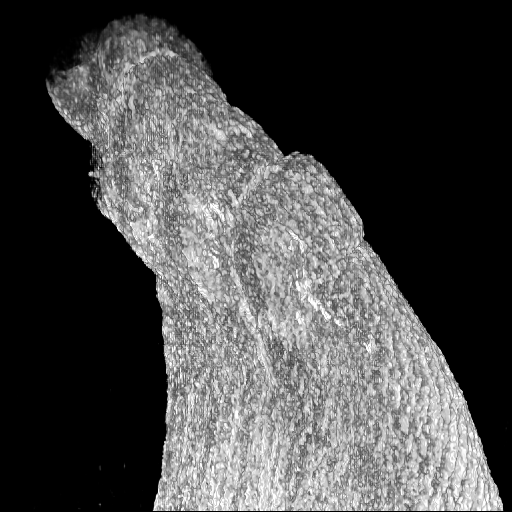
#> input picture eval/tasks/T1/sweep/tf_0.080.png, 512 x 512 px
$ python -i imaging.py   (imports and definitions only)
#> lines starting #> are read from the running program, lines starting #| are printed output that depends on the picture
"""Pillow -> Rich Text half-block preview (Textual-native truecolor).

A Textual Static never interprets raw ANSI escapes: printing them shows the
literal codes on screen (e.g. "[48;2;0;0;0m"). Each half-block cell is
therefore a Rich styled character instead (fg=top pixel, bg=bottom pixel),
which Textual renders as truecolor.

The preview never crops and never distorts: the frame is fitted into the
requested cell box with its aspect ratio intact, so the whole image is
visible instead of a cut-off corner.
"""
from __future__ import annotations

from pathlib import Path


def fit_box(src_w: int, src_h: int, max_w: int, max_h: int) -> tuple[int, int]:
    """Largest box <= (max_w, max_h) that keeps the source aspect ratio.

    Everything is in pixels: one text row shows two pixel rows, so a cell box
    of (cols, rows) is a pixel canvas of (cols, rows * 2).
    """
    src_w = max(1, int(src_w))
    src_h = max(1, int(src_h))
    max_w = max(1, int(max_w))
    max_h = max(1, int(max_h))
    scale = min(max_w / src_w, max_h / src_h)
    return (max(1, int(src_w * scale)), max(1, int(src_h * scale)))


def _resample_filter():
    """LANCZOS when the installed Pillow has it, else Pillow's default."""
    try:
        from PIL import Image
    except Exception:
        return None
    return getattr(Image, "LANCZOS", None)


def render_frame(image_path: str | Path, width: int = 60, height: int = 28):
    """Downsample an image to half-block cells with per-cell fg/bg colors.

    The image is scaled to fit (width, height) cells while keeping its aspect
    ratio; the remaining area is black padding, never a crop.

    Returns a Rich Text (pass it straight to Static.update), or a plain
    message string when Pillow is missing or the file is unreadable.
    """
#> called with image_path = '../../eval/tasks/T1/sweep/tf_0.080.png', width = 60, height = 28
    try:
        from PIL import Image
    except Exception:
        return "(preview unavailable: Pillow missing)"
    try:
        from rich.text import Text
        from rich.style import Style
        from rich.color import Color
    except Exception:
        return "(preview unavailable: rich missing)"
    try:
        path = Path(image_path)
        if not path.is_file():
            return "(preview unavailable: file not found)"
        img = Image.open(path).convert("RGB")
#> img is the input picture: PIL image 512x512 RGB; min 0, max 255, mean 71.5
        # Half-block: each terminal row shows two pixel rows.
        canvas_w = max(1, int(width))
        canvas_h = max(2, int(height) * 2)
        box_w, box_h = fit_box(img.width, img.height, canvas_w, canvas_h)
#> box_w = 56; box_h = 56
        resample = _resample_filter()
        if resample is None:
            img = img.resize((box_w, box_h))
        else:
            img = img.resize((box_w, box_h), resample)
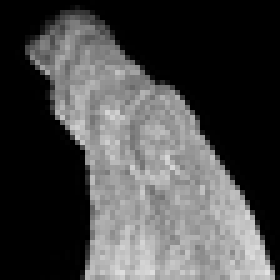
#> img: PIL image 56x56 RGB (shown 5 times larger); min 0, max 226, mean 71.9
        canvas = Image.new("RGB", (canvas_w, canvas_h), (0, 0, 0))
#> canvas: PIL image 60x56 RGB; every value is 0
        canvas.paste(img, ((canvas_w - box_w) // 2, (canvas_h - box_h) // 2))
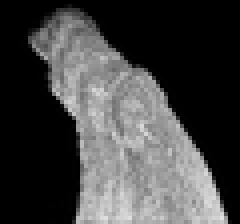
#> canvas: PIL image 60x56 RGB (shown 4 times larger); min 0, max 226, mean 67.1
        pixels = canvas.load()
        text = Text(no_wrap=True)
        for y in range(0, canvas.height, 2):
            if y:
                text.append("\n")
            for x in range(canvas.width):
                top = pixels[x, y]
                bottom = pixels[x, min(y + 1, canvas.height - 1)]
                text.append("\u2580", style=Style(
                    color=Color.from_rgb(int(top[0]), int(top[1]), int(top[2])),
                    bgcolor=Color.from_rgb(int(bottom[0]), int(bottom[1]), int(bottom[2]))))
        return text
    except Exception as error:
        return "(preview failed: %s)" % error


def preview_or_message(image_path: str | Path | None, width: int = 60, height: int = 28):
    """Renderable frame preview, or a short message when there is no frame."""
    if not image_path:
        return "(no frame yet)"
    return render_frame(image_path, width, height)


def preview_fitted_or_message(image_path: str | Path | None, width: int = 60,
                              height: int = 28):
    """Frame preview at the picture's own size - no black padding around it.

    The frame is scaled into the cell box with its aspect ratio intact; the
    preview is then drawn at exactly that size, so the conversation shows the
    picture and not a canvas with empty columns beside it.
    """
    if not image_path:
        return preview_or_message(image_path, width, height)
    try:
        from PIL import Image
        with Image.open(image_path) as image:
            src_w, src_h = image.size
    except Exception:
        return preview_or_message(image_path, width, height)
    box_w, box_h = fit_box(src_w, src_h, max(1, int(width)), max(2, int(height) * 2))
    return render_frame(image_path, box_w, max(1, box_h // 2))

>>> result = render_frame('../../eval/tasks/T1/sweep/tf_0.080.png')

$ run again, on eval/tasks/T1/sweep/tf_0.160.png
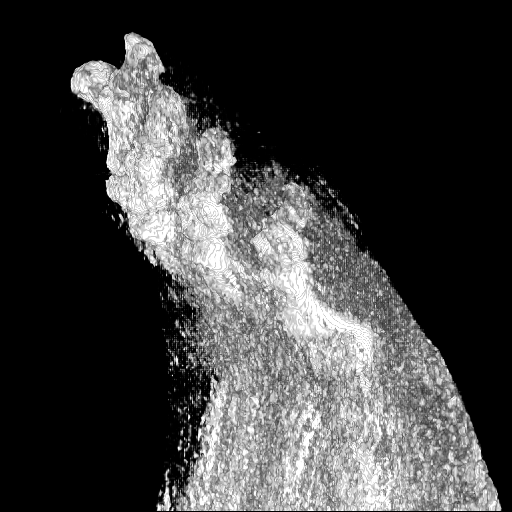
#> input picture eval/tasks/T1/sweep/tf_0.160.png, 512 x 512 px
#> in render_frame, img is the input picture: PIL image 512x512 RGB; min 0, max 255, mean 61.9
#> in render_frame, `img = img.resize((box_w, box_h), resample)`:
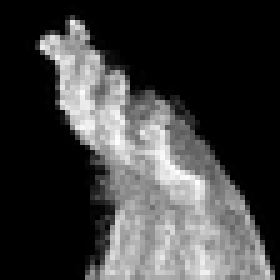
#> img: PIL image 56x56 RGB (shown 5 times larger); min 0, max 253, mean 62.2
#> in render_frame, `canvas.paste(img, ((canvas_w - box_w) // 2, (canvas_h - box_h) // 2))`:
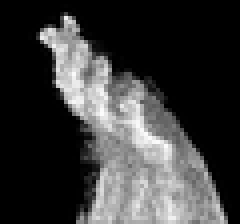
#> canvas: PIL image 60x56 RGB (shown 4 times larger); min 0, max 253, mean 58
